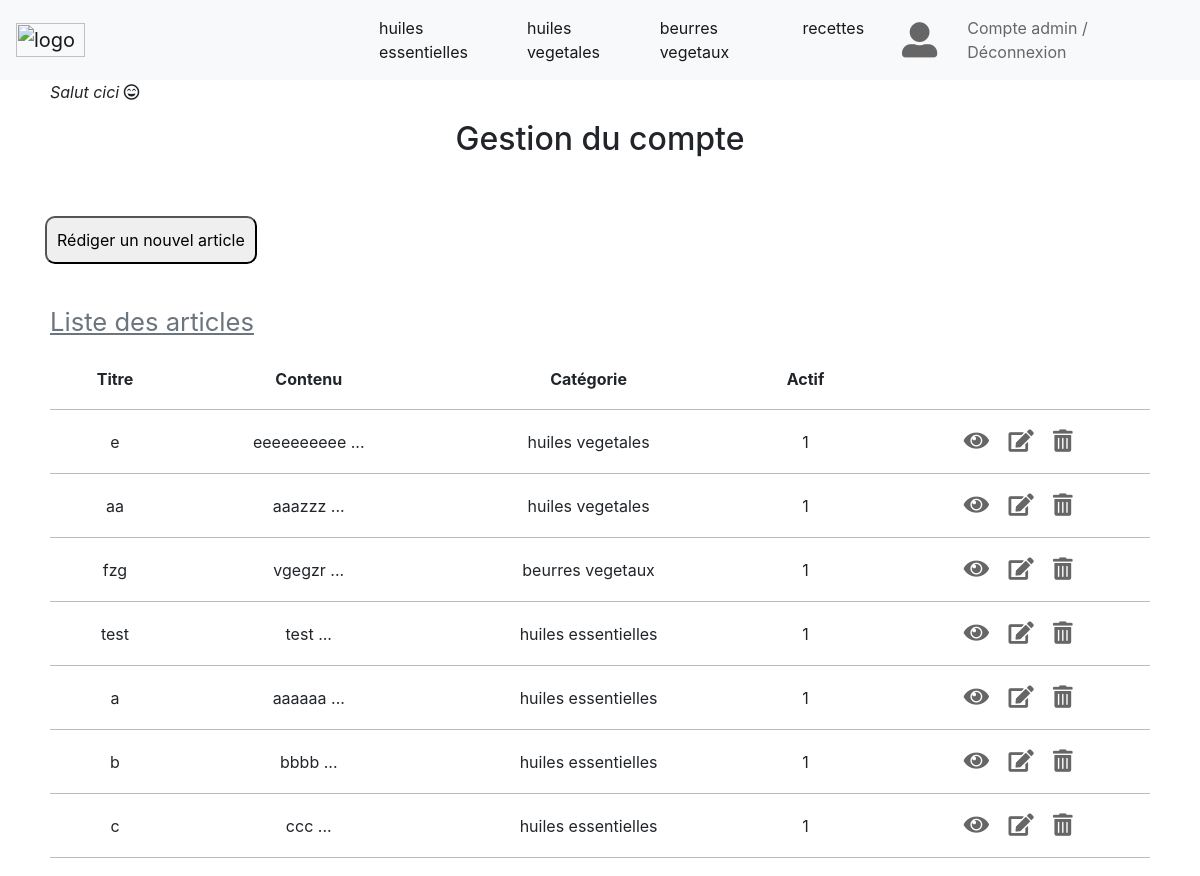
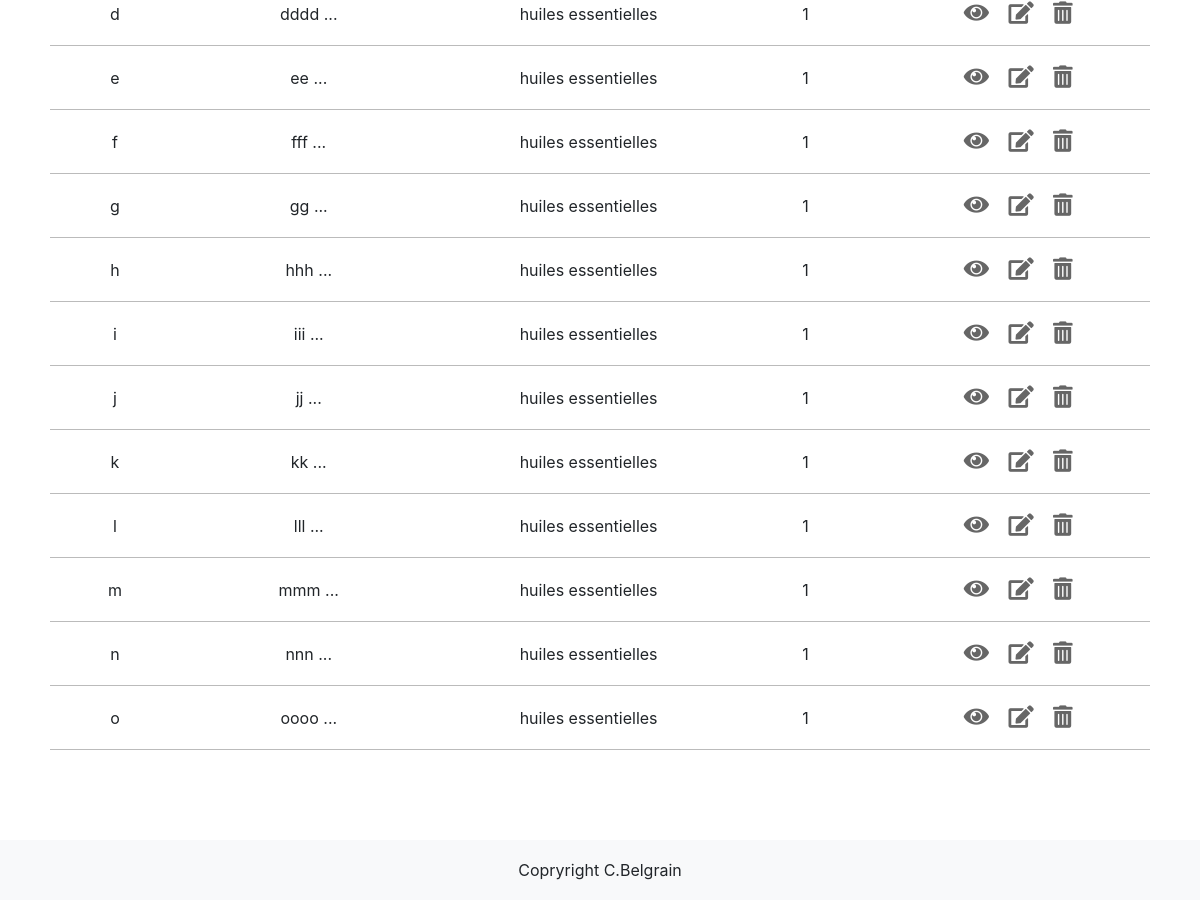
Page /?page=compte (signed in) on the committed database (2 pictures, top to bottom).
### tables this page shows
CREATE TABLE `categories` (
  `c_id` int(11) NOT NULL,
  `nom_cat` varchar(50) NOT NULL,
  `active` int(11) NOT NULL
);

CREATE TABLE `users` (
  `u_id` int(11) NOT NULL,
  `nom` varchar(50) NOT NULL,
  `prenom` varchar(50) NOT NULL,
  `email` varchar(150) NOT NULL,
  `mdp` varchar(100) NOT NULL
);

CREATE TABLE `articles` (
  `a_id` int(11) NOT NULL,
  `titre` varchar(255) NOT NULL,
  `contenu` mediumtext NOT NULL,
  `img` varchar(100) NOT NULL,
  `actif` int(1) NOT NULL,
  `id_user` int(11) NOT NULL,
  `id_cat` int(11) NOT NULL
);

### controleurs/session.class.php (called while the page is built, shortened)
<?php
class Session {
    public static function getSession($key){
    	if (isset($_SESSION[$key])) {
    		return $_SESSION[$key];
    	}
    	else{
    		return false;
    	}
    }
}
?>

### controleurs/bloggers.class.php (called while the page is built, shortened)
<?php
include "models/blogger.model.php";
class Bloggers {
    private $result;
    public function controleBlogger($pdo){
        if ($_SESSION) {
            $this->blogger = new Blogger();
            $this->result = $this->blogger->getInfosBlogger($pdo);
        }
        return $this->result;
    }
}
?>

### models/blogger.model.php (called while the page is built, shortened)
<?php
class Blogger {
	public function getInfosBlogger($pdo){
		$email = Session::getSession('blogger');
		$this->blogger = $pdo->prepare("SELECT * FROM users WHERE email = ?");
		$this->blogger->execute(array($email));
		$this->result = $this->blogger->fetchAll();
		return $this->result;
	}
}
?>

### controleurs/articles.class.php (called while the page is built, shortened)
<?php
include "models/articles.model.php";
class Articles {
    private $result;
    public function controlArticlesBlogger($pdo){
    	if ($_SESSION == true) {
    		$this->article = new ArticlesModel();
            $this->result = $this->article->getArticlesBlogger($pdo);
    	}
    	return $this->result;
    }
}
?>

### models/articles.model.php (called while the page is built, shortened)
<?php
class ArticlesModel {
    public function getArticlesBlogger($pdo){
        $email = Session::getSession('blogger');
        $this->requete = $pdo->prepare("SELECT * FROM `articles`
                                        INNER JOIN users ON articles.id_user = users.u_id
                                        INNER JOIN categories ON articles.id_cat = categories.c_id
                                        WHERE `email` = ?
                                    ");
        $this->requete->execute(array($email));
        $this->result = $this->requete->fetchAll();
        return $this->result;
    }
}
?>

### vues/compteBlogger.php (the view, shortened to what this page needs)
<?php
	include "controleurs/articles.class.php";
	$articles = new Articles();
	$art = $articles->controlArticlesBlogger($pdo);
?>
<main class="container" id="pageBlogger">
	<h2>Gestion du compte</h2>
	<a href="?page=addArt"><button>Rédiger un nouvel article</button></a>
	<table class="tab">
		<caption>Liste des articles</caption>
		<thead>
			<th>Titre</th>
			<th>Contenu</th>
			<th>Catégorie</th>
			<th>Actif</th>
			<th></th>
		</thead>
		<tbody>
			<?php foreach($art as $valeurArt): ?>
			<tr>
				<td><?= $valeurArt['titre'] ?></td>
				<td><?= substr($valeurArt['contenu'], 0,10) . ' ...' ?></td>
				<td><?= $valeurArt['nom_cat'] ?></td>
				<td><?= $valeurArt['active'] ?></td>
				<td>
					<a href="?page=artBlogger&id=<?= intval($valeurArt['a_id']) ?>"><i class="fas fa-eye"></i></a>
					<a href="?page=addArt&id=<?= intval($valeurArt['a_id']) ?>"><i class="fas fa-edit"></i></a>
					<a href="#&id=<?= intval($valeurArt['a_id']) ?>" class="modalBtn" open-modal="divModal<?= ($valeurArt['a_id']) ?>"><i class="fas fa-trash-alt"></i></a>
				</td>
			</tr>
			<?php endforeach ?>
		</tbody>
	</table>
</main>

### controleurs/config.php (shortened to what this page needs)
<?php
	$logo = "<img class='logo' src= 'assets/img/logo.png' alt='logo' />";
?>

### vues/header.php (shortened to what this page needs)
<?php
    include "controleurs/bloggers.class.php";
    $blogger = new Bloggers();
    $b = $blogger->controleBlogger($pdo);
?>
<!DOCTYPE>
   <html>
    <head>
        <link rel="stylesheet" href="assets/css/bootstrap.css" >
        <link rel="stylesheet" type="text/css" href="assets/fonts/fontawesome-free-5.5.0-web/css/all.css">
        <link rel="stylesheet" type="text/css" href="assets/css/style.css">
    </head>
    <body>
        <header>
            <nav class="navbar navbar-expand-sm navbar-light bg-light">
            <a class="navbar-brand" href="?page=acceuil"><?= $logo ?></a>
            <div class="collapse navbar-collapse" id="navbarSupportedContent">
                <ul class="navbar-nav mr-auto">
                    <?php
                        $menu = $general->menu($pdo);
                        echo $menu;
                    ?>
                </ul>
            </div>
            <a class= "user" href="?page=connexion">
                <i class="fas fa-user-alt"></i>
            </a>
            <?php if($_SESSION == true) { ?>
                <div class="connect">
                    <?php if(Session::getSession('blogger') == "cici@cici.fr") { ?>
                        <a href="?page=compte">Compte admin</a>
                        <a href="controleurs/deconnexion.class.php"> / Déconnexion</a>
                    <?php } else { ?>
                        <a href="?page=compte">Mon Compte</a>
                        <a href="controleurs/deconnexion.class.php"> / Déconnexion</a>
                    <?php } ?>
                </div>
        </nav>
        <p class="blogger">Salut <?= $b[0]['prenom'] . " "?><i class="far fa-grin-beam"></i></p>
            <?php } ?>
        </header>

### controleurs/general.class.php (shortened to what this page needs)
<?php
class General {
    public function menu($pdo){
        $this->cat = $pdo->query("SELECT * FROM categories");
        $this->result = '';
        while ($row = $this->cat->fetch()) {
            $this->result.= '  <li class="nav-item active">
                                    <a class="nav-link" href="?page=cat&cat='.$row['c_id'].'">'.$row['nom_cat'].'</a>
                                </li>';
        }
        return $this->result;
    }
}
?>

### index.php (shortened to what this page needs)
<?php
	include "controleurs/config.php";
	$bddAcess = new BddAccess();
	$pdo = $bddAcess->connect($host, $dbuser, $dbmdp);
	include "controleurs/general.class.php";
	$general = new General();
	include "controleurs/session.class.php";
	include "vues/header.php";
	if(!isset($_GET["page"])){
		include("vues/accueil.php");
	}
	else {
		switch($_GET["page"]){
        	case "compte":
        		include("vues/compteBlogger.php");
				break;
		}
	}
	include "vues/footer.php";
?>

### vues/footer.php (shortened to what this page needs)
		<footer class="footer">
			<p>Copryright C.Belgrain</p>
		</footer>
	</body>
</html>

### assets/css/style.css (style rules this page uses)
html { position: relative; min-height: 100%; }
a, a:hover, a:visited { color: #666; }
.logo { width: 45%; }
.fa-user-alt { color: #666; font-size: 2.2rem; padding-left: 30px; padding-right: 30px; }
.blogger { padding-left: 50px; font-style: italic; }
.footer { position: absolute; bottom: 0; width: 100%; height: 60px; background: #f8f9fa; text-align: center; padding-top: 18px; margin-top: 50px; }
#pageBlogger h2 { text-align: center; }
#pageBlogger button { margin-top: 50px; padding: 10px; border-radius: 10px; }
#pageBlogger .tab { width: 1100px; margin: auto; margin-top: 30px; margin-bottom: 150px; border-collapse: collapse; text-align: center; }
#pageBlogger .tab th { text-align: center; font-weight: bold; padding: 20px; border-bottom: 1px solid #bbbbbb; }
#pageBlogger .tab td { border-bottom: 1px solid #bbbbbb; padding: 20px; }
#pageBlogger .tab td a { padding-left: 15px; }
#pageBlogger .fa-edit, #pageBlogger .fa-trash-alt, #pageBlogger .fa-eye { font-size: 1.4rem; }
#pageBlogger .tab caption { caption-side: top; font-size: 1.6rem; text-decoration: underline; }

### rows in the picture
categories: nom_cat "huiles essentielles"
categories: nom_cat "huiles vegetales"
categories: nom_cat "beurres vegetaux"
categories: nom_cat "recettes"
users: prenom "cici"
articles: titre "e", contenu "eeeeeeeeee", categories.nom_cat "huiles vegetales", categories.active "1"
articles: titre "aa", contenu "aaazzz", categories.nom_cat "huiles vegetales", categories.active "1"
articles: titre "fzg", contenu "vgegzr", categories.nom_cat "beurres vegetaux", categories.active "1"
articles: titre "test", contenu "test", categories.nom_cat "huiles essentielles", categories.active "1"
articles: titre "a", contenu "aaaaaa", categories.nom_cat "huiles essentielles", categories.active "1"
articles: titre "b", contenu "bbbb", categories.nom_cat "huiles essentielles", categories.active "1"
articles: titre "c", contenu "ccc", categories.nom_cat "huiles essentielles", categories.active "1"
articles: titre "d", contenu "dddd", categories.nom_cat "huiles essentielles", categories.active "1"
articles: titre "e", contenu "ee", categories.nom_cat "huiles essentielles", categories.active "1"
articles: titre "f", contenu "fff", categories.nom_cat "huiles essentielles", categories.active "1"
articles: titre "g", contenu "gg", categories.nom_cat "huiles essentielles", categories.active "1"
articles: titre "h", contenu "hhh", categories.nom_cat "huiles essentielles", categories.active "1"
articles: titre "i", contenu "iii", categories.nom_cat "huiles essentielles", categories.active "1"
articles: titre "j", contenu "jj", categories.nom_cat "huiles essentielles", categories.active "1"
articles: titre "k", contenu "kk", categories.nom_cat "huiles essentielles", categories.active "1"
articles: titre "l", contenu "lll", categories.nom_cat "huiles essentielles", categories.active "1"
articles: titre "m", contenu "mmm", categories.nom_cat "huiles essentielles", categories.active "1"
articles: titre "n", contenu "nnn", categories.nom_cat "huiles essentielles", categories.active "1"
articles: titre "o", contenu "oooo", categories.nom_cat "huiles essentielles", categories.active "1"
